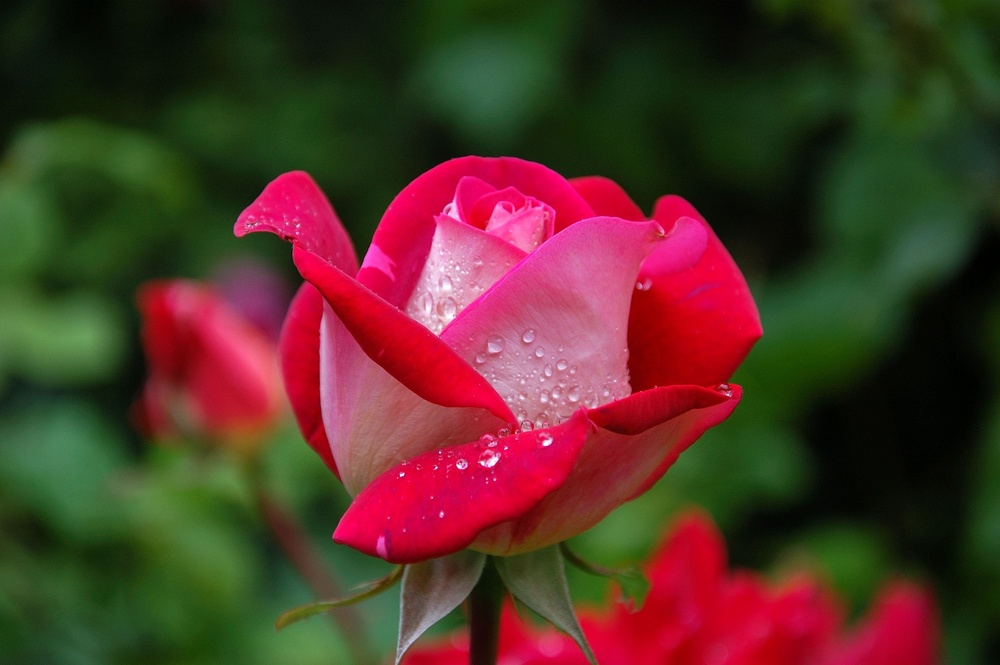
#> input picture FLOWER.jpg, 1000 x 665 px, shrunk from 3008 x 2000 before the run, found by its file name
$ python PencilSktech.py
#> lines starting #> are read from the running program, lines starting #| are printed output that depends on the picture
from google.colab.patches import cv2_imshow
from IPython.display import Image, display, Markdown
import cv2
import numpy as np

def image_to_pencil_sketch(image_path, output_path):
    # Read the image in RGB format
#> called with image_path = '/content/FLOWER.jpg', output_path = '/content/ConvertedFlower.jpg'
    image = cv2.imread(image_path)
#> image is the input picture: shape (665, 1000, 3); mean B, G, R 39.6, 51.2, 82.9
    image_rgb = cv2.cvtColor(image, cv2.COLOR_BGR2RGB)

    # Convert the image to grayscale
    grayscale_image = cv2.cvtColor(image_rgb, cv2.COLOR_RGB2GRAY)
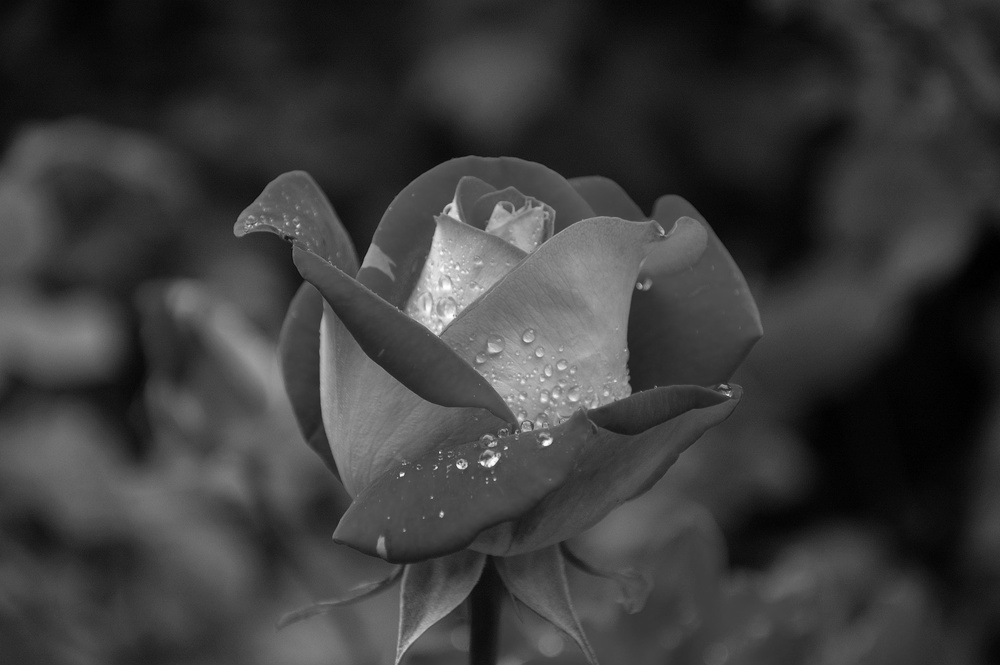
#> grayscale_image: shape (665, 1000); min 0, max 254, mean 59.4

    # Invert the grayscale image
    inverted_image = cv2.bitwise_not(grayscale_image)
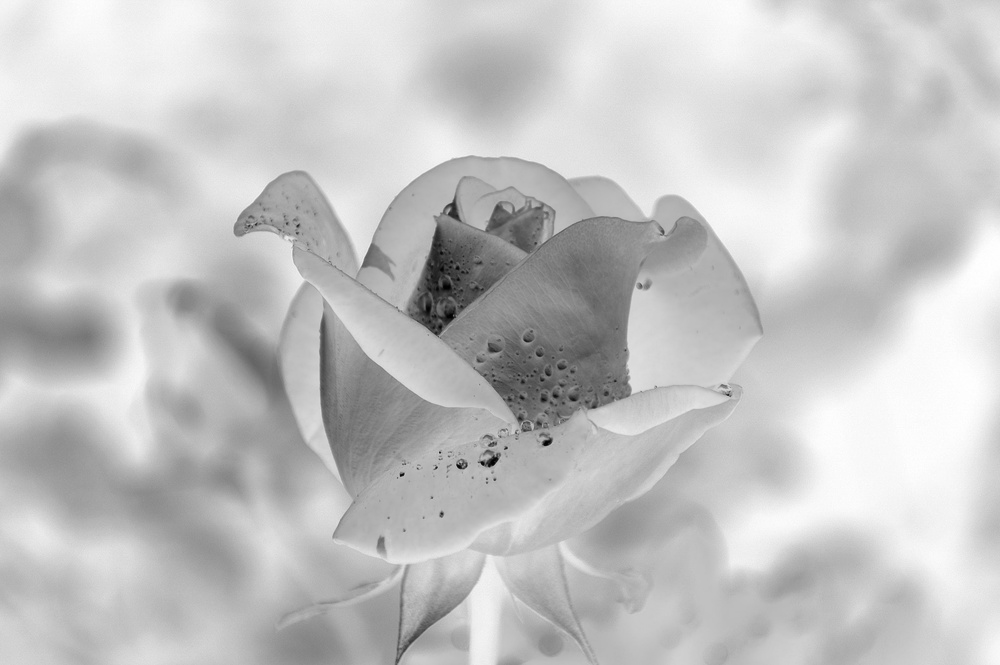
#> inverted_image: shape (665, 1000); min 1, max 255, mean 195.6

    # Blur the inverted image
    blurred_image = cv2.GaussianBlur(inverted_image, (111, 111), 0)
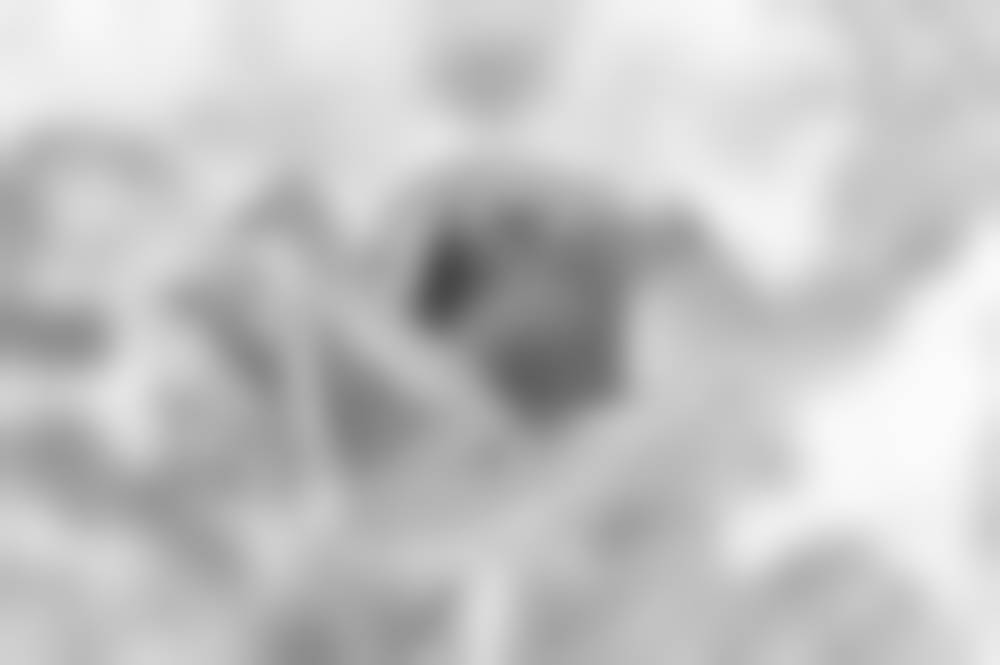
#> blurred_image: shape (665, 1000); min 72, max 251, mean 195.6

    # Invert the blurred image
    inverted_blurred_image = cv2.bitwise_not(blurred_image)
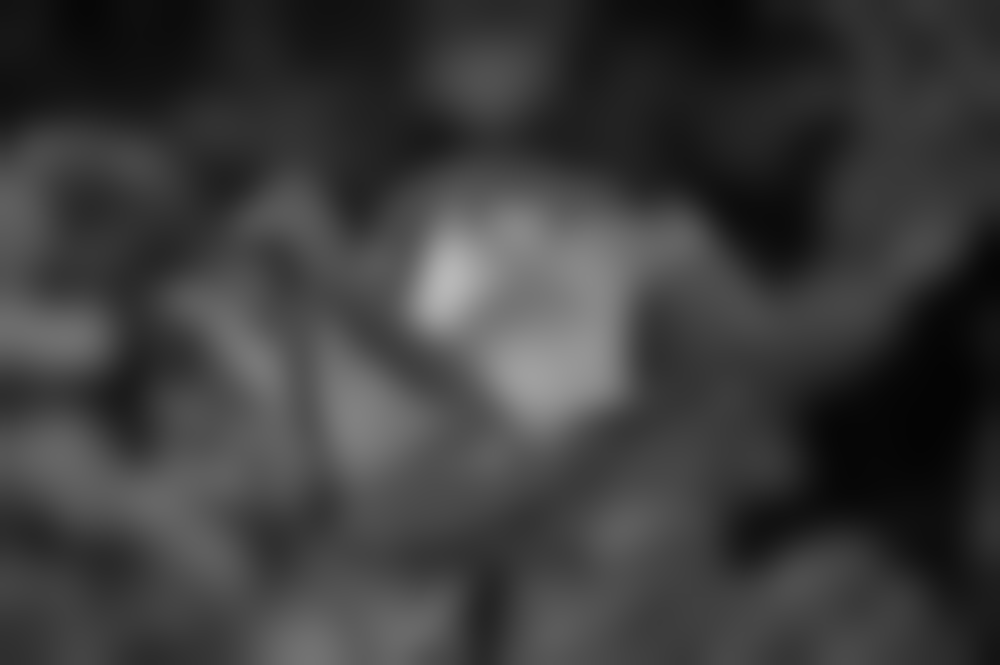
#> inverted_blurred_image: shape (665, 1000); min 4, max 183, mean 59.4

    # Create the pencil sketch by dividing the grayscale image by the inverted blurred image
    pencil_sketch = cv2.divide(grayscale_image, inverted_blurred_image, scale=256.0)
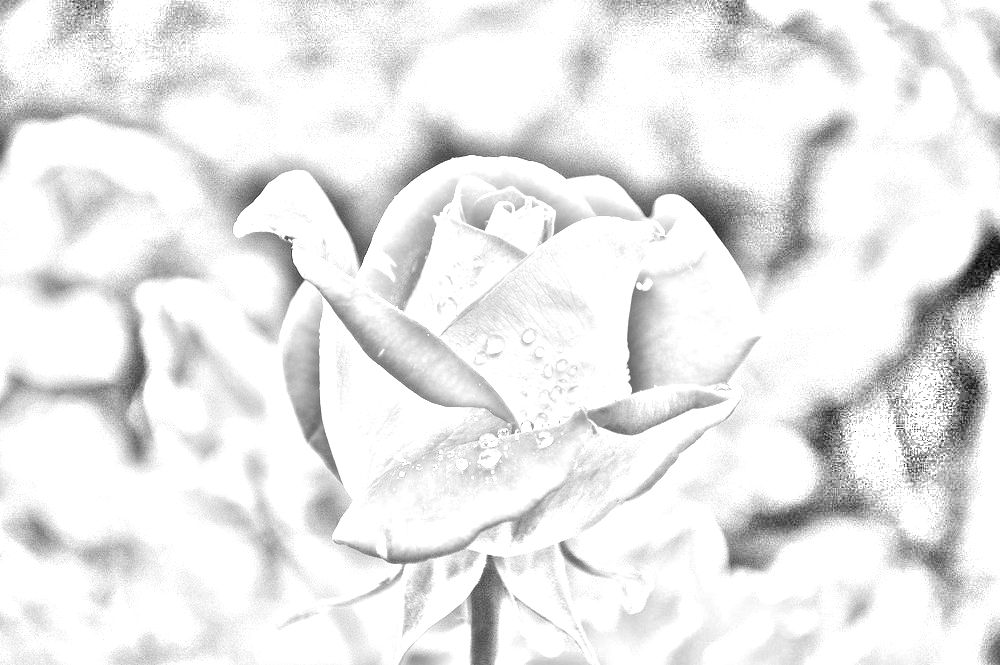
#> pencil_sketch: shape (665, 1000); min 0, max 255, mean 233.3

    # Save the pencil sketch image
    cv2.imwrite(output_path, pencil_sketch)

    # Display the images for comparison with Markdown captions
    display(Markdown(f'**Original Image**'))
    display(Image(filename=image_path, width=300, height=300))

    display(Markdown(f'**Pencil Sketch**'))
    display(Image(filename=output_path, width=300, height=300))

# Specify the correct input and output paths
input_image_path = '/content/FLOWER.jpg'  # Corrected path
output_sketch_path = '/content/ConvertedFlower.jpg'

# Call the function
image_to_pencil_sketch(input_image_path, output_sketch_path)
